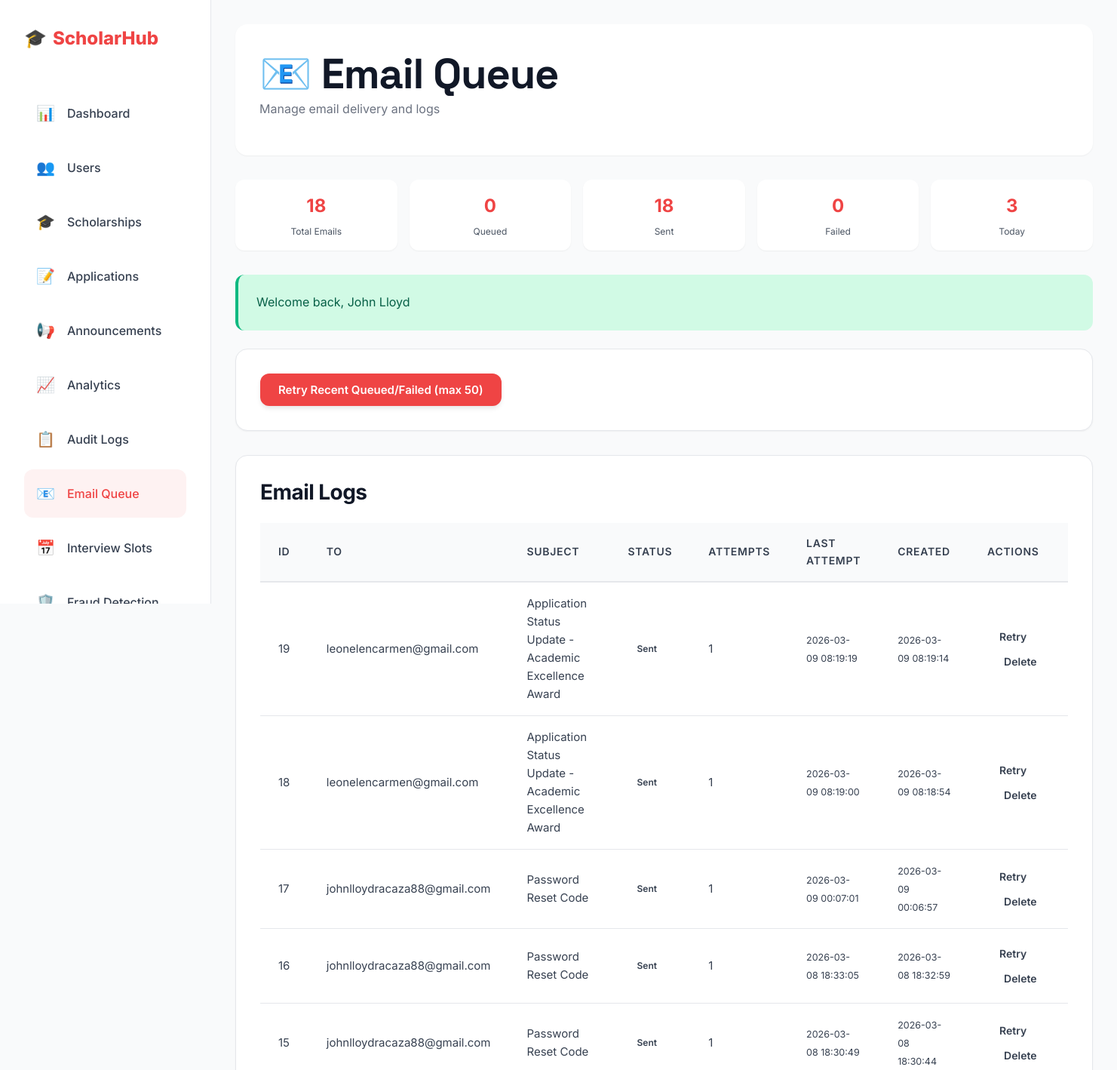
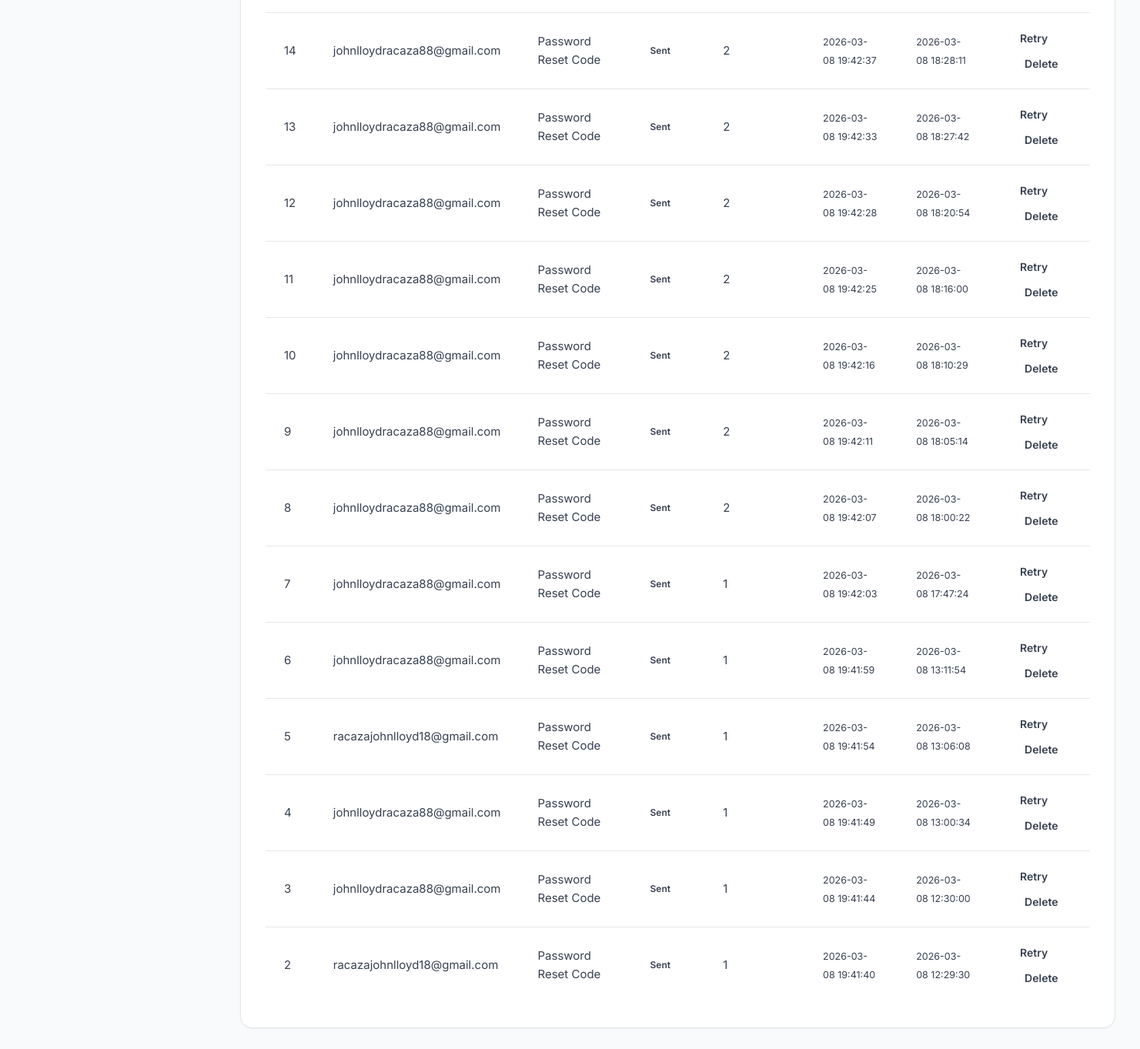
/admin/email_queue.php (signed in), run on the app's committed database (2 pictures, top to bottom).
### tables this page shows
CREATE TABLE `email_logs` (
  `id` int(11) NOT NULL,
  `user_id` int(11) DEFAULT NULL,
  `email` varchar(255) NOT NULL,
  `subject` varchar(255) NOT NULL,
  `body` text NOT NULL,
  `status` enum('queued','sent','failed') DEFAULT 'queued',
  `attempts` int(11) DEFAULT 0,
  `last_attempt_at` datetime DEFAULT NULL,
  `created_at` datetime DEFAULT current_timestamp()
);

### admin/email_queue.php (the view, shortened to what this page needs)
<?php
$pdo = getPDO();
$logs = $pdo->query('SELECT * FROM email_logs ORDER BY created_at DESC LIMIT 200')->fetchAll();
$stats = [];
$stats['total'] = $pdo->query('SELECT COUNT(*) FROM email_logs')->fetchColumn();
$stats['queued'] = $pdo->query('SELECT COUNT(*) FROM email_logs WHERE status = "queued"')->fetchColumn();
$stats['sent'] = $pdo->query('SELECT COUNT(*) FROM email_logs WHERE status = "sent"')->fetchColumn();
$stats['failed'] = $pdo->query('SELECT COUNT(*) FROM email_logs WHERE status = "failed"')->fetchColumn();
$stats['today'] = $pdo->query('SELECT COUNT(*) FROM email_logs WHERE DATE(created_at) = CURDATE()')->fetchColumn();
?>
<?php
require_once __DIR__ . '/../includes/modern-header.php';
require_once __DIR__ . '/../includes/modern-sidebar.php';
?>
<div class="page-header">
  <h1>📧 Email Queue</h1>
  <p class="text-muted">Manage email delivery and logs</p>
</div>
<div class="stats-mini">
  <div class="stat-mini">
    <div class="stat-mini-value"><?= number_format($stats['total']) ?></div>
    <div class="stat-mini-label">Total Emails</div>
  </div>
  <div class="stat-mini">
    <div class="stat-mini-value"><?= number_format($stats['queued']) ?></div>
    <div class="stat-mini-label">Queued</div>
  </div>
  <div class="stat-mini">
    <div class="stat-mini-value"><?= number_format($stats['sent']) ?></div>
    <div class="stat-mini-label">Sent</div>
  </div>
  <div class="stat-mini">
    <div class="stat-mini-value"><?= number_format($stats['failed']) ?></div>
    <div class="stat-mini-label">Failed</div>
  </div>
  <div class="stat-mini">
    <div class="stat-mini-value"><?= number_format($stats['today']) ?></div>
    <div class="stat-mini-label">Today</div>
  </div>
</div>
<?php if (!empty($_SESSION['success'])): ?>
  <div class="alert alert-success"><?= htmlspecialchars($_SESSION['success']); unset($_SESSION['success']); ?></div>
<?php endif; ?>
<div class="content-card" style="margin-bottom: var(--space-xl);">
  <form method="POST" style="display:flex;gap:var(--space-md);align-items:center;">
    <button class="btn btn-primary" type="submit">Retry Recent Queued/Failed (max 50)</button>
  </form>
</div>
<div class="content-card">
  <h3 style="margin-bottom: var(--space-lg);">Email Logs</h3>
  <table class="modern-table">
    <thead>
      <tr><th>ID</th><th>To</th><th>Subject</th><th>Status</th><th>Attempts</th><th>Last Attempt</th><th>Created</th><th>Actions</th></tr>
    </thead>
    <tbody>
      <?php foreach ($logs as $row): ?>
        <tr>
          <td><?= (int)$row['id'] ?></td>
          <td><?= htmlspecialchars($row['email']) ?></td>
          <td><?= htmlspecialchars($row['subject']) ?></td>
          <td><span class="status-badge status-<?= $row['status'] ?>"><?= htmlspecialchars($row['status']) ?></span></td>
          <td><?= (int)$row['attempts'] ?></td>
          <td><small><?= htmlspecialchars($row['last_attempt_at']) ?></small></td>
          <td><small><?= htmlspecialchars($row['created_at']) ?></small></td>
          <td>
            <form method="POST" style="display:inline">
              <button class="btn btn-ghost btn-sm" type="submit">Retry</button>
            </form>
            <form method="POST" style="display:inline;margin-left:6px">
              <button class="btn btn-ghost btn-sm" type="submit" onclick="return confirm('Delete this log?')">Delete</button>
            </form>
          </td>
        </tr>
      <?php endforeach; ?>
    </tbody>
  </table>
</div>
<?php require_once __DIR__ . '/../includes/modern-footer.php'; ?>

### assets/modern-theme.css (style rules this page uses)
:root { --red-primary: #ef4444; --red-dark: #dc2626; --red-darker: #b91c1c; --red-light: #f87171; --red-lighter: #fca5a5; --red-pale: #fee2e2; --red-ghost: #fef2f2; --white: #ffffff; --gray-50: #f9fafb; --gray-100: #f3f4f6; --gray-200: #e5e7eb; --gray-300: #d1d5db; --gray-400: #9ca3af; --gray-500: #6b7280; --gray-600: #4b5563; --gray-700: #374151; --gray-800: #1f2937; --gray-900: #111827; --success: #10b981; --warning: #f59e0b; --error: var(--red-primary); --info: #3b82f6; --space-xs: 0.25rem; --space-sm: 0.5rem; --space-md: 1rem; --space-lg: 1.5rem; --space-xl: 2rem; --space-2xl: 3rem; --space-3xl: 4rem; --radius-sm: 0.375rem; --radius-md: 0.5rem; --radius-lg: 0.75rem; --radius-xl: 1rem; --radius-2xl: 1.5rem; --radius-full: 9999px; --shadow-sm: 0 1px 2px 0 rgba(0, 0, 0, 0.05); --shadow-md: 0 4px 6px -1px rgba(0, 0, 0, 0.1); --shadow-lg: 0 10px 15px -3px rgba(0, 0, 0, 0.1); --shadow-xl: 0 20px 25px -5px rgba(0, 0, 0, 0.1); --shadow-red: 0 10px 25px -5px rgba(239, 68, 68, 0.2); --font-sans: 'Inter', -apple-system, BlinkMacSystemFont, 'Segoe UI', system-ui, sans-serif; --font-display: 'Space Grotesk', var(--font-sans); }
* { margin: 0; padding: 0; box-sizing: border-box; }
html { font-size: 16px; -webkit-font-smoothing: antialiased; -moz-osx-font-smoothing: grayscale; }
body { font-family: var(--font-sans); color: var(--gray-900); background: var(--white); line-height: 1.6; overflow-x: hidden; }
h1, h2, h3, h4, h5, h6 { font-weight: 700; line-height: 1.2; letter-spacing: -0.02em; color: var(--gray-900); }
h1 { font-size: clamp(2rem, 5vw, 3.5rem); font-family: var(--font-display); }
h3 { font-size: clamp(1.25rem, 3vw, 1.75rem); }
p { color: var(--gray-600); line-height: 1.7; margin-bottom: var(--space-md); }
.btn { display: inline-flex; align-items: center; justify-content: center; gap: var(--space-sm); padding: 0.75rem 1.5rem; font-size: 0.9375rem; font-weight: 600; border-radius: var(--radius-lg); border: none; cursor: pointer; transition: all 0.2s ease; font-family: inherit; text-decoration: none; white-space: nowrap; }
.btn-primary { background: var(--red-primary); color: var(--white); box-shadow: var(--shadow-md); }
.btn-ghost { background: transparent; color: var(--gray-700); }
.btn-sm { padding: 0.5rem 1rem; font-size: 0.875rem; }
.alert { padding: var(--space-lg); border-radius: var(--radius-lg); border-left: 4px solid; margin-bottom: var(--space-lg); }
.alert-success { background: #d1fae5; border-color: var(--success); color: #065f46; }
.text-muted { color: var(--gray-500); }
.modern-table { width: 100%; border-collapse: collapse; font-size: 0.9375rem; }
.modern-table thead { background: var(--gray-50); border-bottom: 2px solid var(--gray-200); }
.modern-table th { padding: var(--space-md) var(--space-lg); text-align: left; font-weight: 600; color: var(--gray-700); font-size: 0.875rem; text-transform: uppercase; letter-spacing: 0.05em; }
.modern-table td { padding: var(--space-md) var(--space-lg); border-bottom: 1px solid var(--gray-200); color: var(--gray-700); }
.modern-table tbody tr { transition: background 0.2s ease; }
.modern-table tbody tr:last-child td { border-bottom: none; }
.status-badge { display: inline-flex; align-items: center; padding: 0.25rem 0.75rem; border-radius: var(--radius-full); font-size: 0.75rem; font-weight: 600; text-transform: capitalize; }

### includes/modern-sidebar.php (style rules this page uses)
body { background: var(--gray-50); }
.page-header { background: var(--white); border-radius: var(--radius-xl); padding: var(--space-xl); margin-bottom: var(--space-xl); box-shadow: var(--shadow-sm); }
.content-card { background: var(--white); border-radius: var(--radius-xl); padding: var(--space-xl); box-shadow: var(--shadow-sm); border: 1px solid var(--gray-200); }

### data on the page
email_logs: id "19", email "leonelencarmen@gmail.com", subject "Application Status Update - Academic Excellence Award", status "Sent", attempts "1", last_attempt_at "2026-03-09 08:19:19", created_at "2026-03-09 08:19:14"
email_logs: id "18", email "leonelencarmen@gmail.com", subject "Application Status Update - Academic Excellence Award", status "Sent", attempts "1", last_attempt_at "2026-03-09 08:19:00", created_at "2026-03-09 08:18:54"
email_logs: id "17", email "johnlloydracaza88@gmail.com", subject "Password Reset Code", status "Sent", attempts "1", last_attempt_at "2026-03-09 00:07:01", created_at "2026-03-09 00:06:57"
email_logs: id "16", email "johnlloydracaza88@gmail.com", subject "Password Reset Code", status "Sent", attempts "1", last_attempt_at "2026-03-08 18:33:05", created_at "2026-03-08 18:32:59"
email_logs: id "15", email "johnlloydracaza88@gmail.com", subject "Password Reset Code", status "Sent", attempts "1", last_attempt_at "2026-03-08 18:30:49", created_at "2026-03-08 18:30:44"
email_logs: id "14", email "johnlloydracaza88@gmail.com", subject "Password Reset Code", status "Sent", attempts "2", last_attempt_at "2026-03-08 19:42:37", created_at "2026-03-08 18:28:11"
email_logs: id "13", email "johnlloydracaza88@gmail.com", subject "Password Reset Code", status "Sent", attempts "2", last_attempt_at "2026-03-08 19:42:33", created_at "2026-03-08 18:27:42"
email_logs: id "12", email "johnlloydracaza88@gmail.com", subject "Password Reset Code", status "Sent", attempts "2", last_attempt_at "2026-03-08 19:42:28", created_at "2026-03-08 18:20:54"
email_logs: id "11", email "johnlloydracaza88@gmail.com", subject "Password Reset Code", status "Sent", attempts "2", last_attempt_at "2026-03-08 19:42:25", created_at "2026-03-08 18:16:00"
email_logs: id "10", email "johnlloydracaza88@gmail.com", subject "Password Reset Code", status "Sent", attempts "2", last_attempt_at "2026-03-08 19:42:16", created_at "2026-03-08 18:10:29"
email_logs: id "9", email "johnlloydracaza88@gmail.com", subject "Password Reset Code", status "Sent", attempts "2", last_attempt_at "2026-03-08 19:42:11", created_at "2026-03-08 18:05:14"
email_logs: id "8", email "johnlloydracaza88@gmail.com", subject "Password Reset Code", status "Sent", attempts "2", last_attempt_at "2026-03-08 19:42:07", created_at "2026-03-08 18:00:22"
email_logs: id "7", email "johnlloydracaza88@gmail.com", subject "Password Reset Code", status "Sent", attempts "1", last_attempt_at "2026-03-08 19:42:03", created_at "2026-03-08 17:47:24"
email_logs: id "6", email "johnlloydracaza88@gmail.com", subject "Password Reset Code", status "Sent", attempts "1", last_attempt_at "2026-03-08 19:41:59", created_at "2026-03-08 13:11:54"
email_logs: id "5", email "racazajohnlloyd18@gmail.com", subject "Password Reset Code", status "Sent", attempts "1", last_attempt_at "2026-03-08 19:41:54", created_at "2026-03-08 13:06:08"
email_logs: id "4", email "johnlloydracaza88@gmail.com", subject "Password Reset Code", status "Sent", attempts "1", last_attempt_at "2026-03-08 19:41:49", created_at "2026-03-08 13:00:34"
email_logs: id "3", email "johnlloydracaza88@gmail.com", subject "Password Reset Code", status "Sent", attempts "1", last_attempt_at "2026-03-08 19:41:44", created_at "2026-03-08 12:30:00"
email_logs: id "2", email "racazajohnlloyd18@gmail.com", subject "Password Reset Code", status "Sent", attempts "1", last_attempt_at "2026-03-08 19:41:40", created_at "2026-03-08 12:29:30"

### other printed values
$stats['total'] "18"
$stats['queued'] "0"
$stats['sent'] "18"
$stats['failed'] "0"
$stats['today'] "3"
$_SESSION['success'] "Welcome back, John Lloyd"
